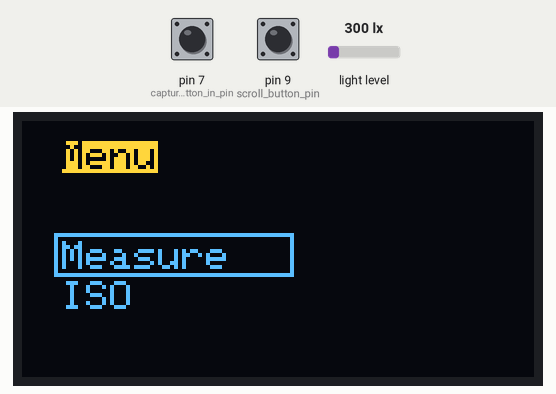
Simulated run of this program. Board: Arduino Uno, built with avr-gcc and run on an emulated ATmega328P. Shown: 128×64 one-colour display. The inputs (shaded band) are chosen by the test bench; at power-on: pin 7 (capture_button_in_pin) LOW, pin 9 (scroll_button_pin) LOW, light level 300 lx. The OLED is the two-colour kind (top 16 rows yellow); the display library's start-up logo is not drawn; EEPROM starts erased; what the program prints to the serial monitor is not drawn.

Above: at 3.2 s.
3.3 s: pin 7 (capture_button_in_pin) pulled HIGH for 0.25 s
At 4.7 s:
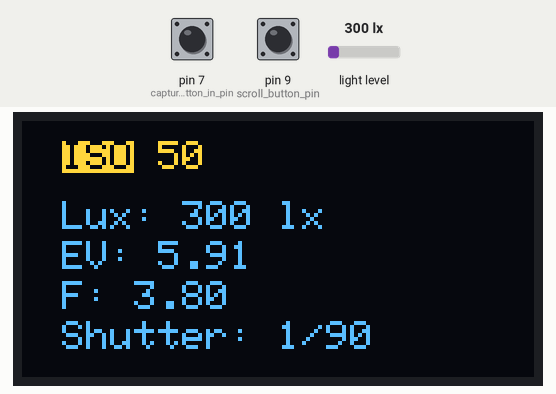
5.0 s: pin 9 (scroll_button_pin) pulled HIGH for 1 s
At 7.1 s:
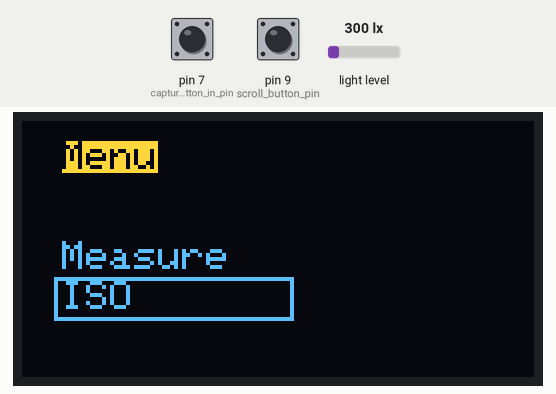
7.5 s: pin 7 (capture_button_in_pin) pulled HIGH for 1 s
At 7.8 s:
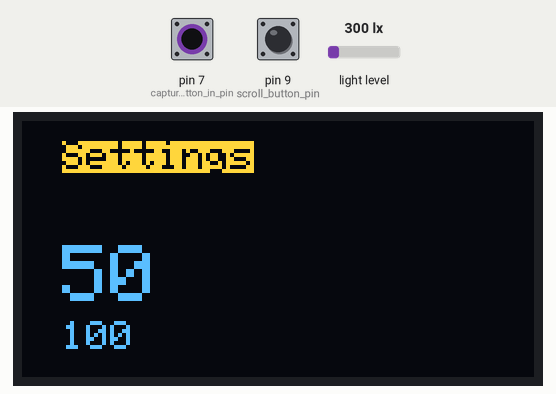
10.0 s: pin 7 (capture_button_in_pin) pulled HIGH for 3.2 s
14.7 s: pin 9 (scroll_button_pin) pulled HIGH for 0.25 s
At 15.5 s:
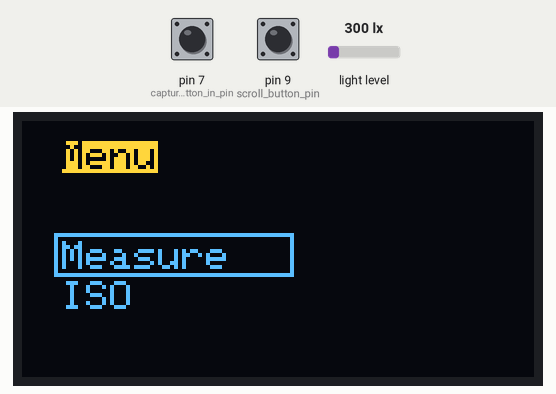
Timing chart, 0 to 17.4 s (numbered marks = the images above; inputs shaded):
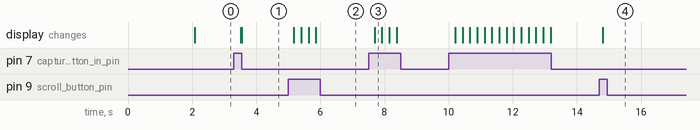

Measured:
- after the input at 3.3 s, the display: first changes after 0.22 s (image 1 shows a later state)
- after the input at 5.0 s, the display: first changes after 0.18 s (image 2 shows a later state)
- after the input at 7.5 s, the display: changes after 0.19 s (image 3)
- after the input at 14.7 s, the display: changes after 0.10 s (image 4)

The program:

main.cpp
```cpp
#include <BH1750.h>
#include <Wire.h>
#include <SPI.h>
#include <Adafruit_GFX.h>
#include <Adafruit_SSD1306.h>
#include <EEPROM.h>


#define SCREEN_WIDTH 128 // OLED display width, in pixels
#define SCREEN_HEIGHT 64 // OLED display height, in pixels

// Declaration for SSD1306 display connected using software SPI (default case):
// #define OLED_MOSI  2
// #define OLED_CLK   8
//#define OLED_DC    12
//#define OLED_CS    13
// #define OLED_RESET 4


#define OLED_MOSI  11
#define OLED_CLK   13
#define OLED_DC 6
#define OLED_CS    10
#define OLED_RESET 5

// Button to cath value
#define capture_button_in_pin 7
#define scroll_button_pin 9

Adafruit_SSD1306 display(SCREEN_WIDTH, SCREEN_HEIGHT,OLED_MOSI, OLED_CLK, OLED_DC, OLED_RESET, OLED_CS);
BH1750 ligthSensor;

class Shutter {
  public:
    double speed;
    char name[6];
};

typedef struct {
  double fStop;
  Shutter* shutter;
} mapFShutter;

typedef struct {
  double ev;
  double fStop;
  Shutter* shutter;
} resultMeterring;

Shutter shutter38 = {0.0111111, "1/90"};
Shutter shutter46 = {0.0103092, "1/97"};
Shutter shutter56 = {0.0076923, "1/130"};
Shutter shutter63 = {0.0048543, "1/206"};
Shutter shutter71 = {0.0030769, "1/325"};
Shutter shutter8 = {0.001953125, "1/512"};
Shutter shutter11 = {0.001953125, "1/512"};
Shutter shutter16 = {0.001953125, "1/512"};

mapFShutter fs1 = {3.8, &shutter38};
mapFShutter fs2 = {4.6, &shutter46};
mapFShutter fs3 = {5.6, &shutter56};
mapFShutter fs4 = {6.3, &shutter63};
mapFShutter fs5 = {7.1, &shutter71};
mapFShutter fs6 = {8, &shutter8};
mapFShutter fs7 = {11, &shutter11};
mapFShutter fs8 = {16, &shutter16};

mapFShutter* definedFShutterMapping[8] = {&fs1, &fs2, &fs3, &fs4, &fs5, &fs6, &fs7, &fs8} ;

//Global values
uint16_t latestMetering = 0;

int isoSettingAddress = 0;

uint16_t isoSettings[] = {50, 100, 200, 400};
uint8_t isoSettingsPosition = 0;

uint8_t currrentMenuPosition = 0;
bool isMenuActive = false;
bool isSettingsActve = false;
bool isMeasureActive = false;

void log(uint16_t lux) {
  Serial.print("Light measured: ");
  Serial.print(lux);
  Serial.println( "lx");
}

void displayMenu(int position) {

  isMenuActive = true;
  isSettingsActve = false;
  isMeasureActive = false;

  display.clearDisplay();
  display.setTextColor(BLACK, WHITE);
  display.setCursor(10, 5);
  display.print("Menu");
  display.setCursor(10, 30);
  display.setTextColor(WHITE);
  display.print("Measure");
  display.setCursor(10, 40);
  display.print("ISO");
  display.drawRect(8, 28 + 11 * position, 60, 11, WHITE);
  display.display();
}

void displaySettings1() {

  isMenuActive = false;
  isMeasureActive = false;
  isSettingsActve = true;

  display.clearDisplay();
  display.setTextColor(BLACK, WHITE);
  display.setCursor(10, 5);
  display.print("Settings");

  int8_t currentDistribIndex = isoSettingsPosition - 1;

  display.setTextColor(WHITE);
  display.setCursor(10, 20);

  if (currentDistribIndex >= 0) {
    display.print(isoSettings[currentDistribIndex]);
  }

  display.setTextSize(2);
  display.setCursor(10, 31);

  display.print(isoSettings[currentDistribIndex+1]);

  display.setCursor(10, 50);
  display.setTextSize(1);

  if(currentDistribIndex+2 <= 3) {
    display.print(isoSettings[currentDistribIndex+2]);
  }

  display.display();
}

void displayTitle() {
    display.setTextSize(1);
    display.setTextColor(BLACK, WHITE);
    display.setCursor(10, 5);
    display.print("ISO");
    display.setTextColor(WHITE);
    display.print(" ");
    display.print(isoSettings[isoSettingsPosition]);
    display.display();
}

void updateOnTheScreen(uint16_t lux, resultMeterring& result) {

    isMenuActive = false;
    isMeasureActive = true;
    isSettingsActve = false;

    display.clearDisplay();

    displayTitle();

    display.setTextSize(1);
    display.setTextColor(WHITE);
    display.setCursor(10, 20);
    display.print("Lux: ");
    display.print(lux);
    display.print(" lx");


    display.setCursor(10, 30);
    display.print("EV: ");
    display.print(result.ev);

    display.setCursor(10, 40);
    display.print("F: ");
    display.print(result.fStop);

    display.setCursor(10, 50);
    display.print("Shutter: ");
    display.print(result.shutter->name);

    display.display();


}

resultMeterring caclulate(uint16_t& lux) {
    //1. Create a map between f-stops and shutter speed (they are hardcoded by the photoapparat and can't be changed)

    //2. Add setting for ISO
    //Serial.print("debug: ");
    //Serial.println(lux);

    //3. Calculate EV100 based on Lux
    double ev100 = log10(lux/2.5)/log10(2);
    // Serial.print("EV for 100: ");
    // Serial.println(ev100);

    //4. Adjust EV according to the chosen film speed
    double evISO = ev100 + log10(((double)isoSettings[isoSettingsPosition]/ (double) 100))/log10(2);
    // Serial.print("EV for ISO: ");
    // Serial.println(evISO);

    //5. Caclulate Shutter Speed as there is a mode for fixed Aperture for all f-stops
    int minIndex;
    double latestMinDiff = -1;

    for (int i=0; i<8; i++) {
      double fStop = (*definedFShutterMapping[i]).fStop;
      double calculatedShutterSpeed = fStop/pow(2, evISO);

      //6. Find the minimum deviation
      double diff = abs(calculatedShutterSpeed - (*definedFShutterMapping[i]).shutter->speed);

      if (diff < latestMinDiff || latestMinDiff == -1) {
        latestMinDiff = diff;
        minIndex = i;
      }
    }

    //7. return f-stop asa result
    resultMeterring result = {evISO, (*definedFShutterMapping[minIndex]).fStop, (*definedFShutterMapping[minIndex]).shutter};
    return result;
}

void resolveISOSetting() {
  uint8_t memorizedISOValuePosition = EEPROM.read(isoSettingAddress);
  Serial.println(memorizedISOValuePosition);
  if (memorizedISOValuePosition <= 3) {
    isoSettingsPosition = memorizedISOValuePosition;
  }
}

void setup() {

  Serial.begin(9600);

  pinMode(capture_button_in_pin, INPUT);
  pinMode(scroll_button_pin, INPUT);

  resolveISOSetting();

  Wire.begin();

  ligthSensor.begin();


  if(!display.begin(SSD1306_SWITCHCAPVCC)) {
    Serial.println(F("SSD1306 allocation failed"));
    for(;;);
  }
  display.display();
  delay(2000);
  display.clearDisplay();
  displayMenu(currrentMenuPosition);
}

void loop() {

  // uint16_t lux = ligthSensor.readLightLevel();
  // log(lux);

  int captureButtonState = digitalRead(capture_button_in_pin);
  int captureScrollButtonState = digitalRead(scroll_button_pin);

  if (captureScrollButtonState == HIGH) {
    if (isMenuActive) {
      currrentMenuPosition++;
      currrentMenuPosition = currrentMenuPosition <=1 ? currrentMenuPosition : 0;
      displayMenu(currrentMenuPosition);
    } else if (isSettingsActve) {

      isoSettingsPosition++;

      if (isoSettingsPosition > 3) {
        isoSettingsPosition = 0;
      }

      displaySettings1();

    } else {
      //Serial.print("Back to the menu. Active Position: ");
      //Serial.println(currrentMenuPosition);
      displayMenu(currrentMenuPosition);
    }
  }

  // capture value only if the capture button is pressed
  if (captureButtonState == HIGH) {

    if (isMenuActive && currrentMenuPosition == 1) {

      displaySettings1();

    } else if ((isMenuActive && currrentMenuPosition == 0) || isMeasureActive) {

      isMeasureActive = true;

      uint16_t lux = ligthSensor.readLightLevel();
      log(lux);

      if (latestMetering != lux) {
        latestMetering = lux;

        resultMeterring result  = caclulate(latestMetering);
        updateOnTheScreen(latestMetering, result);
      }
    } else if (isSettingsActve) {

      EEPROM.update(isoSettingAddress, isoSettingsPosition);

      displayMenu(currrentMenuPosition);
    }
  }

  delay(200);
}
```
